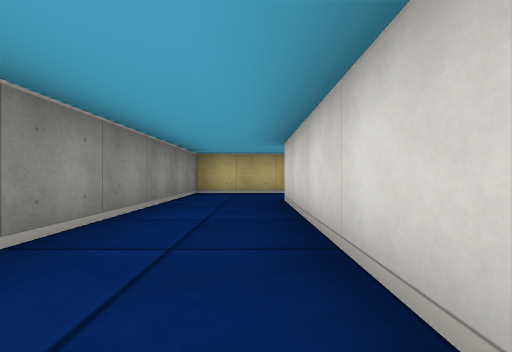
[1] (above)

24 first-person views from a walk through a cub3D level. The camera is about half as high as the walls, looks level and sees 90° across. The floor is counted in squares. Each view is taken from the middle of a square. On the plan, view 1 faces up. The plan holds only what a view shows up to about 9 squares ahead; the rest is blank.

[2]
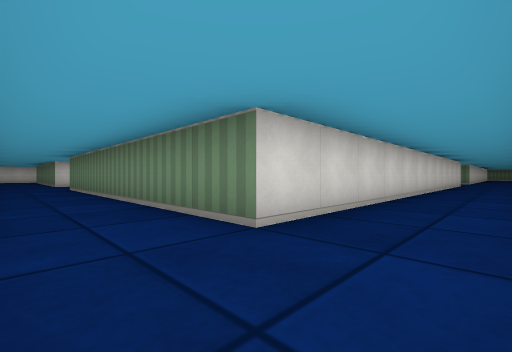

[3]
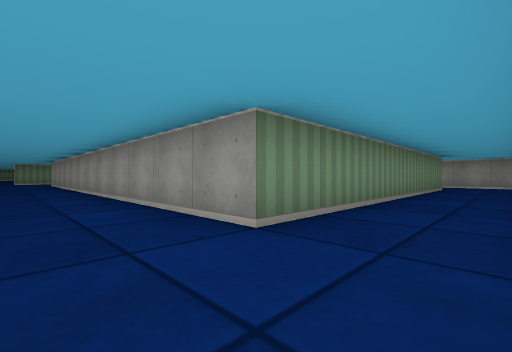

[4]
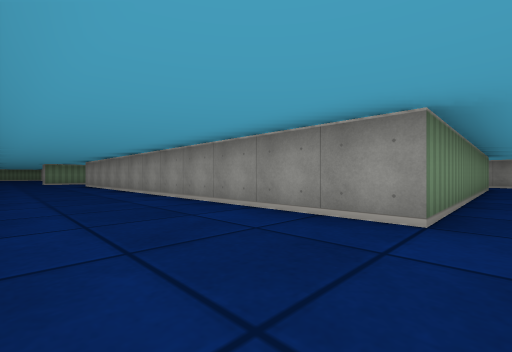

[5]
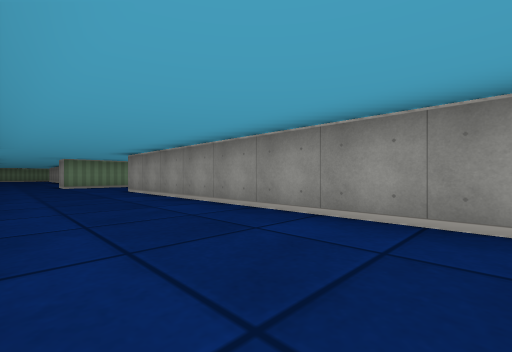

[6]
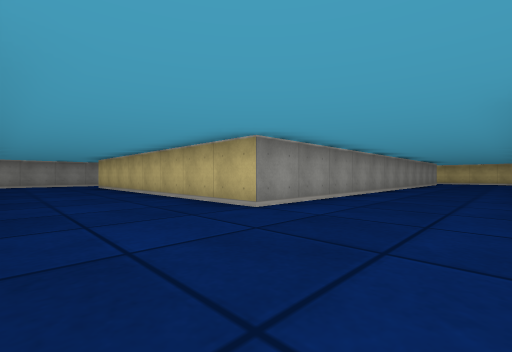

[7]
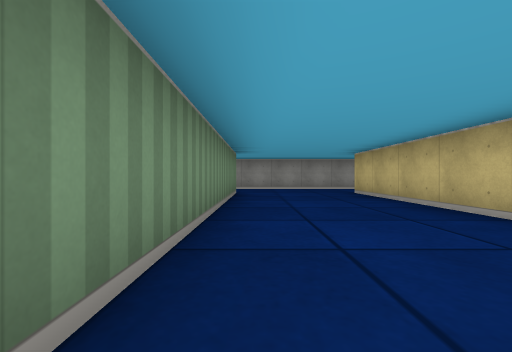

[8]
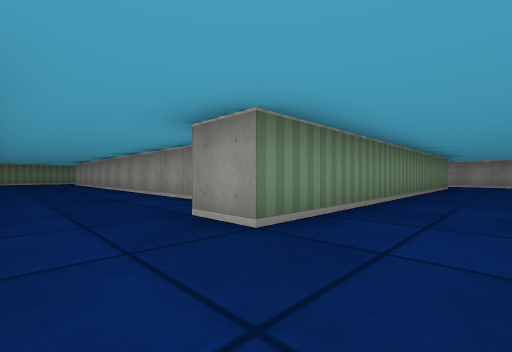

[9]
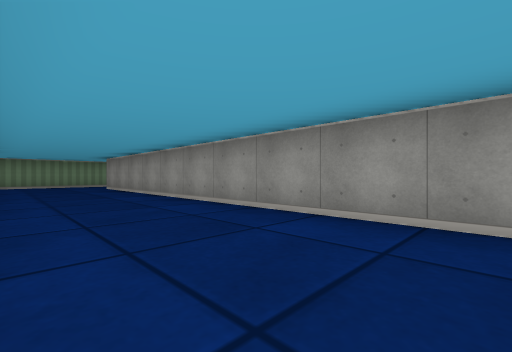

[10]
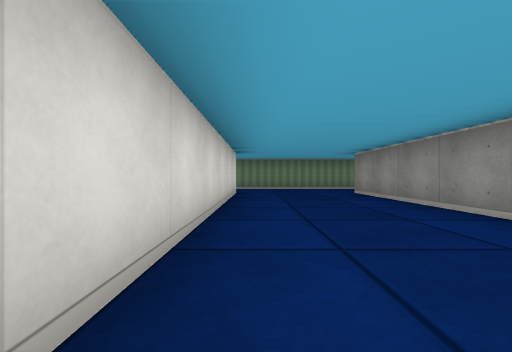

[11]
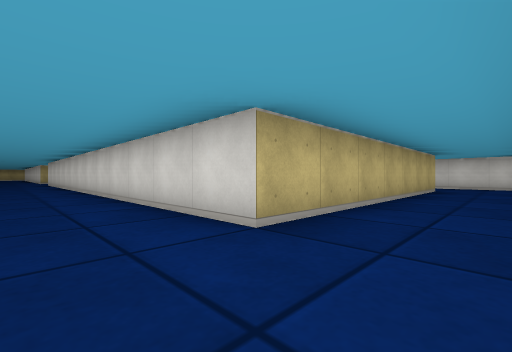

[12]
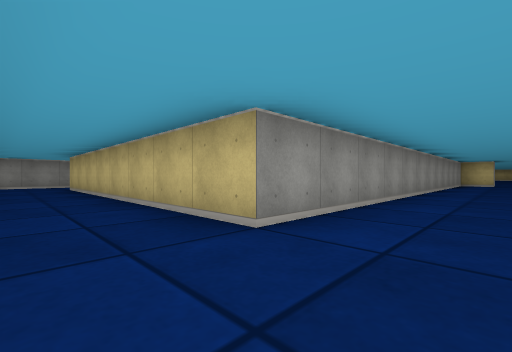

[13]
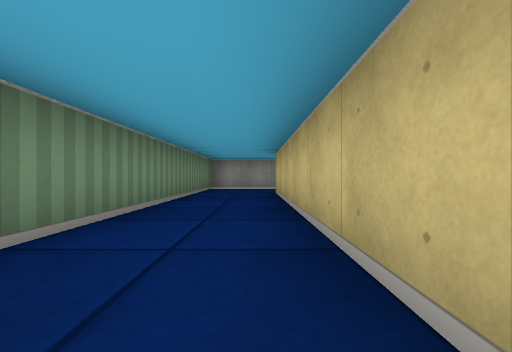

[14]
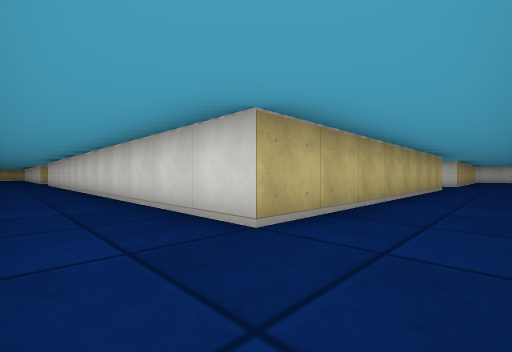

[15]
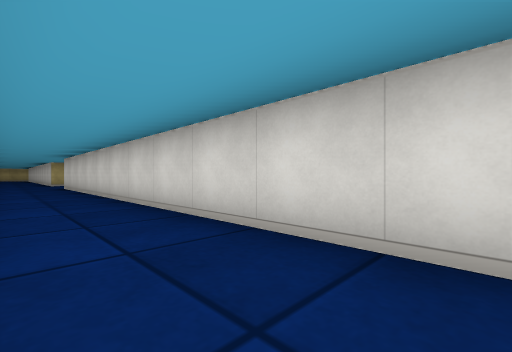

[16]
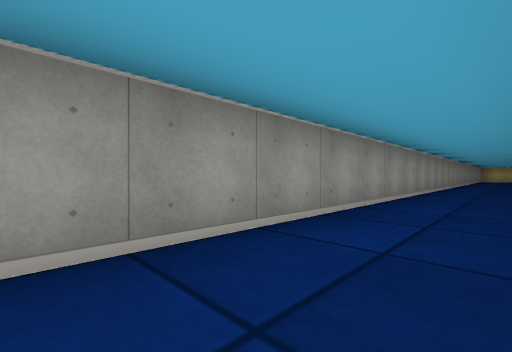

[17]
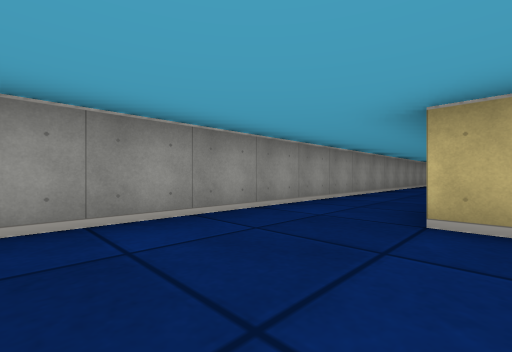

[18]
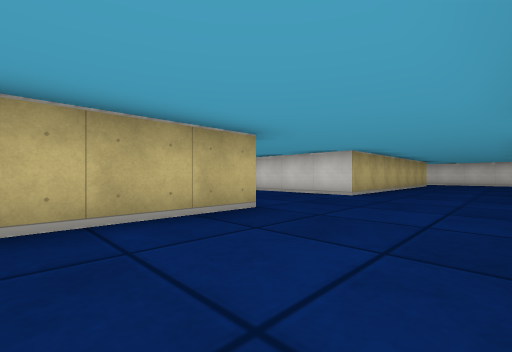

[19]
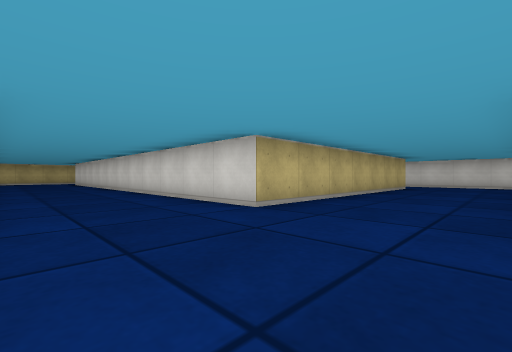

[20]
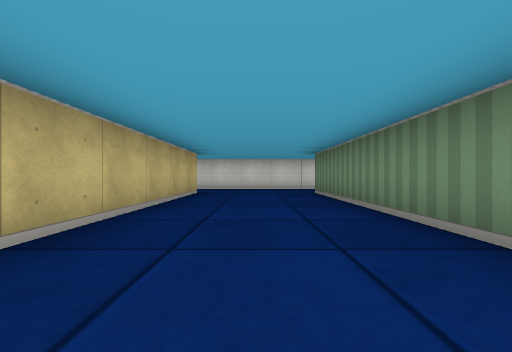

[21]
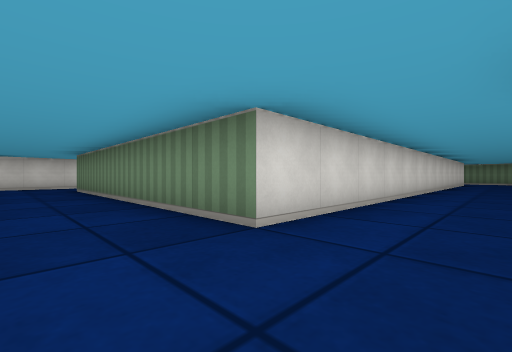

[22]
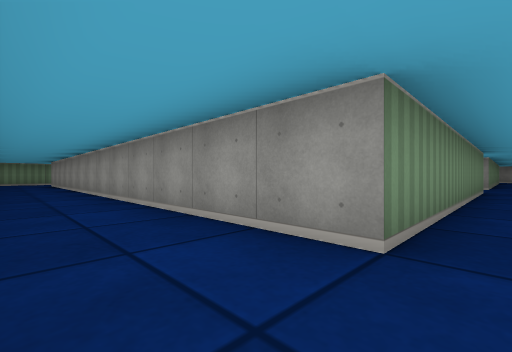

[23]
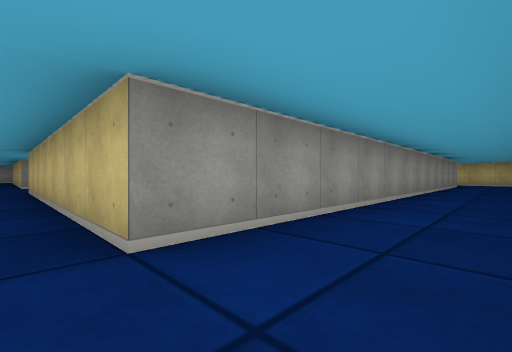

[24]
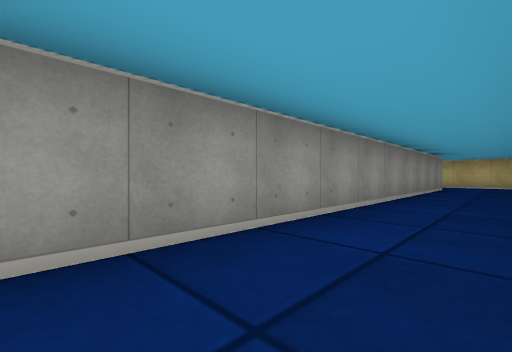

### Floor plan
Points are (right, up) in squares from view 1. A wall is a line through its corners. A room is listed if a view was taken in it or the views show most of it. See-through windows are left out.
Room 1 (views 1, 2, 3, 4, 5, 6, 7, 8, 9, 10, 11, 12, 13, 14, 15, 16, 17, 18, 19, 20, 21, 22, 23, 24)
walls: (8.5, -13.1) (8.5, -23.5) (0.5, -23.5) (0.5, -10.5) (9.5, -10.5) (9.5, -11.5); (0.5, -5.2) (0.5, 4.5) (8.5, 4.5) (8.5, -7.5) (0.5, -7.5); (20.5, -11) (20.5, -7); (18.5, 4.6) (18.5, -7.5) (11.5, -7.5) (11.5, 0.2); (7.6, -25.5) (11.6, -25.5); (18.4, -23.5) (11.5, -23.5) (11.5, -10.5) (18.5, -10.5) (18.5, -21.1); (0.8, 6.5) (-1.5, 6.5) (-1.5, -17); (-1.5, -23.2) (-1.5, -25.5) (5.5, -25.5); (20, 6.5) (18.8, 6.5); (20.5, -25) (20.5, -23.1)

Where each view was taken, in squares from view 1:
view 1: 0 up, 0 right, facing up
view 2: 6 up, 1 left, facing down-right
view 3: 6 up, 10 right, facing down-left
view 4: 5 up, 11 right, facing down-left
view 5: 0 up, 11 right, facing down-left
view 6: 10 down, 11 right, facing up-left
view 7: 10 down, 7 right, facing left
view 8: 9 down, 11 right, facing down-left
view 9: 14 down, 11 right, facing down-left
view 10: 17 down, 11 right, facing down
view 11: 25 down, 10 right, facing up-right
view 12: 25 down, 10 right, facing up-left
view 13: 24 down, 7 right, facing left
view 14: 25 down, 1 left, facing up-right
view 15: 21 down, 1 left, facing up-right
view 16: 17 down, 0 right, facing up-left
view 17: 10 down, 1 right, facing up-left
view 18: 10 down, 6 right, facing up-right
view 19: 10 down, 9 right, facing up-right
view 20: 9 down, 12 right, facing right
view 21: 9 down, 10 right, facing down-right
view 22: 10 down, 20 right, facing down-left
view 23: 8 down, 20 right, facing up-left
view 24: 5 down, 20 right, facing up-left
